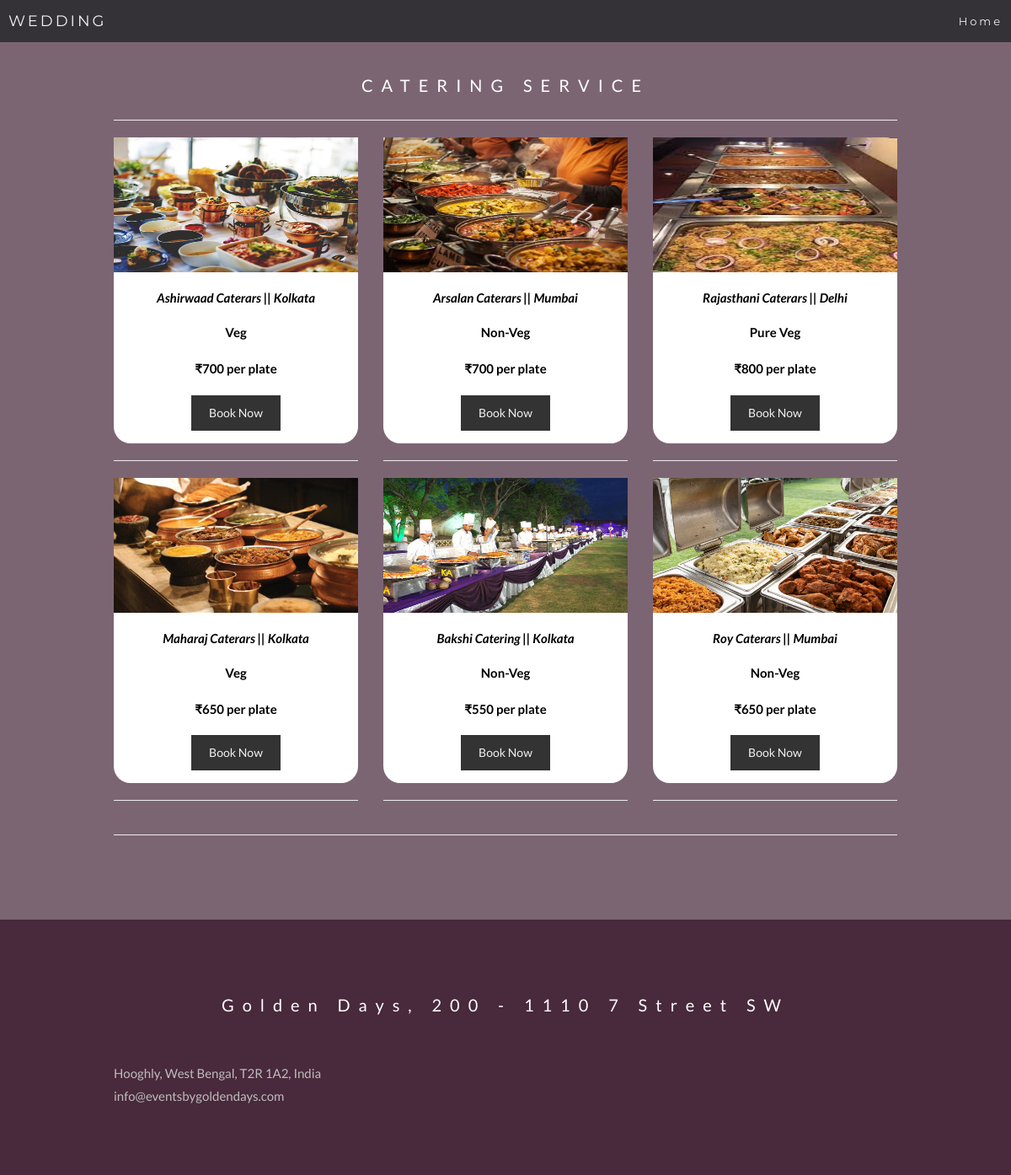
Page /Wedding/cateringpage/ on the committed database.
### baseApp/models.py (models this page shows, shortened)
class CateringService(models.Model):
    cat_name = models.CharField(max_length=50)
    cat_type= models.CharField(max_length=30,blank=True,choices=catering_choices,)
    cat_phone= models.CharField(max_length=30)
    cat_location= models.ForeignKey(Location,on_delete=models.CASCADE)
    cat_office = models.CharField(max_length=30,blank=True)
    rate=  models.CharField(max_length=30)
    cat_desc= models.CharField(max_length=300,blank=True)
    cat_log= models.DateTimeField(auto_now_add=True)
    cat_picture= models.ImageField(upload_to="Catering",blank=True)
    servicefor= models.ForeignKey(ServiceFor,on_delete=models.CASCADE,default=2)

class Location(models.Model):
    location= models.CharField(max_length=30)
    location_desc= models.CharField(max_length=300,blank=True)
    location_log= models.DateTimeField(auto_now_add=True)
    def __str__(self):
        return self.location

### baseApp/views.py (the view, shortened to what this page needs)
# urls.py: path('cateringpage/',views.cateringpage,name='cateringpage'),
def cateringpage(request):
	cs_data= CateringService.objects.all()
	return render (request,'catering_details.html',{'CSData':cs_data})

### templates/catering_details.html (shortened to what this page needs)
{% extends 'catering_base.html'%}
{%load static%}
{% load app_extras %}
{% block bodyblock %}
<link rel="stylesheet" href="https://cdnjs.cloudflare.com/ajax/libs/font-awesome/4.7.0/css/font-awesome.min.css">
<div class="container">
  <h3 class="text-center">CATERING SERVICE</h3>
  <hr class="featurette-divider">
  {% if CSData %}
  <div class="row text-center">
    {% for cs_item in CSData %}
    <div class="col-sm-4">
      <div class="thumbnail">
        {% if cs_item.cat_picture %}
        <img src="{{cs_item.cat_picture.url}}" style="width:300px; height:160px;">
        {% endif %}
        <p class="text-center"><strong style="color:black">{{cs_item.cat_name}} || {{cs_item.cat_location}}</strong></p>
        <p>
        <div class="row text-center">
          <div class="text-center">
            <span style="color:black">
              <strong>{{cs_item.cat_type}}</strong>
            </span>
          </div>
          <br>
          <div class="text-center">
            <span style="color:black">
              <strong>₹{{cs_item.rate}}</strong>
            </span>
          </div>
        </div>
        </p>
        <button class="btn" data-toggle="modal" data-target="#myModal{{cs_item.id}}">Book Now</button>
      </div>
      <hr class="featurette-divider">
    </div>
    {% endfor %}
  </div>
  <hr class="featurette-divider">
  {% else %}
  <h3 class="text-center">No Data Available now</h3>
  {% endif %}
  {% endblock %}

### templates/catering_base.html (style rules this page uses)
body { min-height: 100vh; width: 100vw; font: 400 15px/1.8 Lato, sans-serif; color: #777; overflow-x: hidden; }
h3, h4 { margin: 10px 0 30px 0; letter-spacing: 10px; font-size: 20px; color: #111; }
.container { padding: 80px 120px; }
.bg-1 h3 { color: #fff; }
.bg-1 p { font-style: italic; }
.thumbnail { padding: 0 0 15px 0; border: none; border-radius: 20px; }
.thumbnail p { margin-top: 20px; color: #555; }
.btn { padding: 10px 20px; background-color: #333; color: #f1f1f1; border-radius: 0; transition: .2s; }

### rows in the picture
CateringService: cat_picture (picture), cat_name "Ashirwaad Caterars", cat_location "Kolkata", cat_type "Veg", rate "700 per plate"
CateringService: cat_picture (picture), cat_name "Arsalan Caterars", cat_location "Mumbai", cat_type "Non-Veg", rate "700 per plate"
CateringService: cat_picture (picture), cat_name "Rajasthani Caterars", cat_location "Delhi", cat_type "Pure Veg", rate "800 per plate"
CateringService: cat_picture (picture), cat_name "Maharaj Caterars", cat_location "Kolkata", cat_type "Veg", rate "650 per plate"
CateringService: cat_picture (picture), cat_name "Bakshi Catering", cat_location "Kolkata", cat_type "Non-Veg", rate "550 per plate"
CateringService: cat_picture (picture), cat_name "Roy Caterars", cat_location "Mumbai", cat_type "Non-Veg", rate "650 per plate"
